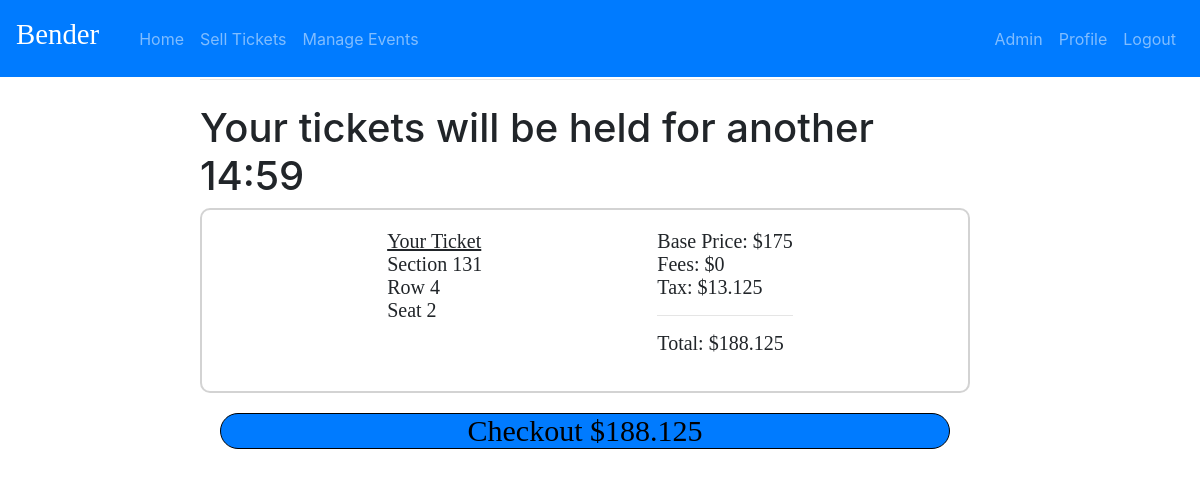
Page /buy/df2aebdd66bc413e974d86f5b0da8e01/ (signed in) on the committed database.
### main/models.py (models this page shows, shortened)
class Ticket(models.Model):
    class Delivery(models.TextChoices):
        PDF = 'PDF', "PDF Ticket"
        ELEC = 'ELEC', "Electronic Transfer"
    id = models.UUIDField(primary_key=True, default=uuid.uuid4, editable=False)
    user = models.ForeignKey(User, on_delete=models.SET_NULL, null=True)
    group = models.ForeignKey(TicketPack, on_delete=models.CASCADE)
    game = models.ForeignKey(Event, on_delete=models.CASCADE)
    section = models.IntegerField()
    row = models.IntegerField()
    seat = models.IntegerField()
    price = models.IntegerField()
    method = models.CharField(choices=Delivery.choices, max_length=20)
    for_sale = models.BooleanField(default=True)
    in_cart = models.BooleanField(default=False)
    time_reserved = models.DateTimeField(null=True, blank=True)

### main/views.py (the view)
# urls.py: path("buy/<slug:id>/", views.buy, name="buy"),
def buy(request, id):
    ticketpack = TicketPack.objects.get(id=id)
    tickets = ticketpack.ticket_set.all()
    if len(tickets) == 1:
        return HttpResponseRedirect("/failure")
    ticket = tickets[len(tickets) - 1]
    if not ticket.in_cart:
        ticket.in_cart = True
        ticket.for_sale = False
        ticket.time_reserved = timezone.now()
        ticket.save()
    time_left = (ticket.time_reserved + timezone.timedelta(minutes=15)) - timezone.now()
    time_left = int(time_left.total_seconds())
    if time_left <= 0 and not ticket.for_sale:
        ticket.in_cart = False
        ticket.for_sale = True
        ticket.time_reserved = None
        ticket.save()
    return render(request, 'main/checkout.html',
                  {"ticket": ticket, "tax": ticket.price * 0.075, "total": ticket.price * 1.075,
                   "time_remaining": time_left})

### main/templates/main/checkout.html (shortened to what this page needs)
{% extends 'main/base.html' %}
{% block content %}
    <h1>Your tickets will be held for another <span class="time" id="time"></span></h1>
    <div class="receipt">
        <ul>
            <li class="underline">Your Ticket</li>
            <li>Section {{ ticket.section }}</li>
            <li>Row {{ ticket.row }}</li>
            <li>Seat {{ ticket.seat }}</li>
        </ul>
        <ul>
            <li>Base Price: ${{ ticket.price }}</li>
            <li>Fees: $0</li>
            <li class="">Tax: ${{ tax }}</li>
            <hr class="hr">
            <li class="total">Total: ${{ total }}</li>
        </ul>
    </div>
    <a href="/success/{{ ticket.id }}"><div class="buy">Checkout ${{ total }}</div></a>
{% endblock %}

### main/templates/main/checkout.html (style rules this page uses)
.receipt { border: 2px solid rgba(80, 80, 80, 0.25); border-radius: 10px; padding: 20px 10px 20px 10px; display: flex; justify-content: space-evenly; }
.receipt ul { text-align: left; text-decoration: none; list-style-type: none; margin-left: -30px; }
.receipt ul li { margin: 0 auto; font: 20px Garamond; }
.buy { background: #007bff; color: black; border-radius: 20px; width: auto; text-align: center; max-height: 40px; font: 30px "Times New Roman"; border: 1px solid black; margin: 20px; }
.underline { text-decoration: underline; }
.hr { color:black; }

### rows in the picture
Ticket: section "131", row "4", seat "2", price "175"

### other values in the picture
{{ tax }} "13.125"
{{ total }} "188.125"
